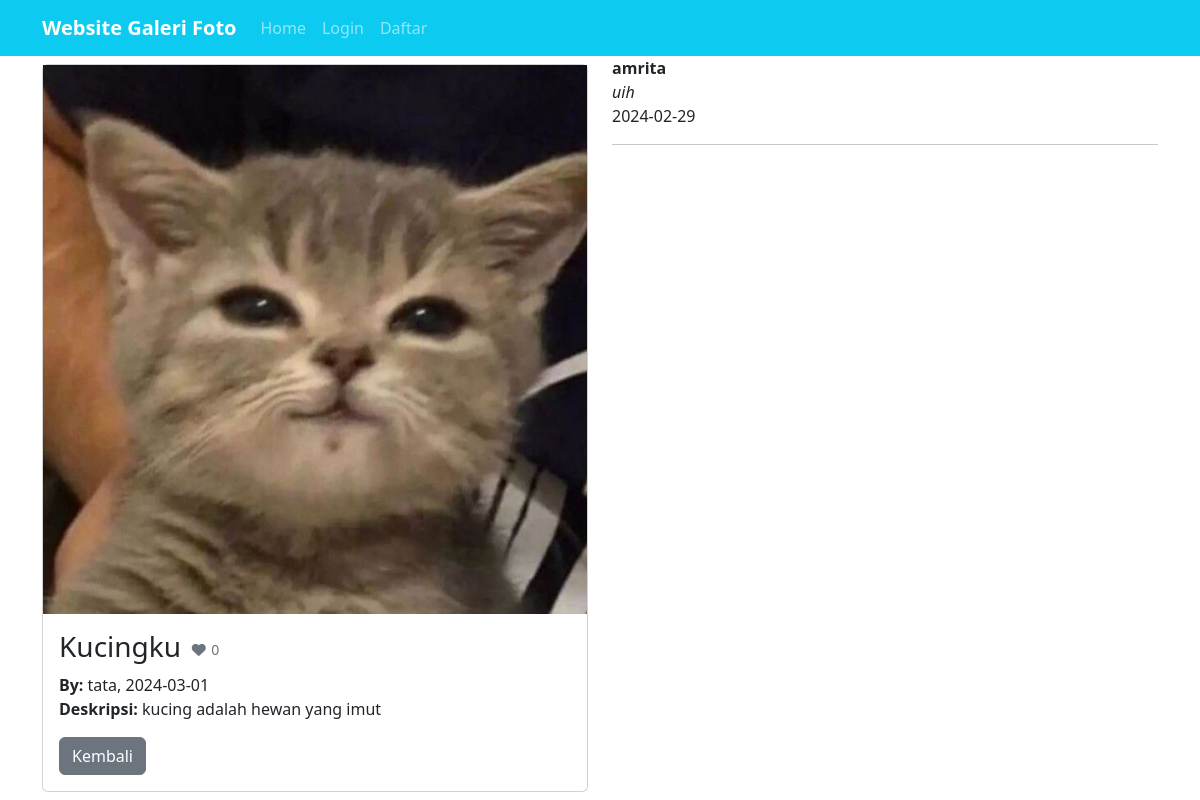
/?url=detail&&id=48, run on the app's committed database.
### tables this page shows
CREATE TABLE `foto` (
  `fotoid` int(11) NOT NULL,
  `judulfoto` varchar(255) NOT NULL,
  `deskripsifoto` text NOT NULL,
  `tanggalunggah` date NOT NULL,
  `lokasifile` varchar(255) NOT NULL,
  `albumid` int(11) NOT NULL,
  `userid` int(11) NOT NULL
);

CREATE TABLE `user` (
  `userid` int(11) NOT NULL,
  `username` varchar(255) NOT NULL,
  `password` varchar(255) NOT NULL,
  `email` varchar(255) NOT NULL,
  `namalengkap` varchar(255) NOT NULL,
  `alamat` text NOT NULL
);

CREATE TABLE `komentarfoto` (
  `komentarid` int(11) NOT NULL,
  `fotoid` int(11) NOT NULL,
  `userid` int(11) NOT NULL,
  `isikomentar` text NOT NULL,
  `tanggalkomentar` date NOT NULL
);

### page/detail.php (the view, shortened to what this page needs)
<?php
$details=mysqli_query($conn, "SELECT * FROM foto INNER JOIN user ON foto.userid=user.userid WHERE foto.fotoid='$_GET[id]'");
$data=mysqli_fetch_array($details);
$likes=mysqli_num_rows(mysqli_query($conn, "SELECT * FROM likefoto WHERE fotoid='$_GET[id]'"));
$cek=mysqli_num_rows(mysqli_query($conn, "SELECT * FROM likefoto WHERE fotoid='$_GET[id]' AND userid='".@$_SESSION['userid']."'"));
?>
<div class="container">
    <div class="row">
        <div class="col-6 mt-2">
            <div class="card mb-2">
            <img src="uploads/<?= $data['lokasifile'] ?>" alt="<?= $data['judulfoto']?>" class="object-fit-cover">
            <div class="card-body">
            <h3 class="card-title"><?= $data['judulfoto'] ?><a href="<?php if(isset($_SESSION['userid'])){echo '?url=like&&id='.$data['fotoid'].'';}else{echo 'login.php';} ?>" class="btn btn-sm <?php if($cek==0){ echo "text-secondary"; }else{ echo "text-danger"; } ?>"><i class="fa-solid fa-fw fa-heart"></i> <?= $likes ?></a></h3
            <small class="text-muted mb-3"><strong>By:</strong> <?= $data['username'] ?>, <?= $data['tanggalunggah']?></small>
            <p><strong>Deskripsi:</strong> <?= $data['deskripsifoto']?></p>
            <form action="?url=detail" method="post">
                <div class="form-group d-flex flex-row">
                    <a href="?url=home" class="btn btn-secondary">Kembali</a>
                </div>
            </form>
            </div>
            </div>
        </div>
            <div class="col-6">
               <?php
                $komen=mysqli_query($conn, "SELECT * FROM komentarfoto INNER JOIN user ON komentarfoto.userid=user.userid INNER JOIN foto ON komentarfoto.fotoid=foto.fotoid WHERE komentarfoto.fotoid='$_GET[id]'");
               foreach($komen as $komens):
               ?>
               <p class="mb-0 fw-bold"><?= $komens['username'] ?></p>
               <p class="mb-0"><i><?= $komens['isikomentar'] ?></p></i>
               <p class="mb-0"><?= $komens['tanggalkomentar']?></p>
               <hr>
               <?php endforeach; ?>
</div>
    </div>
    </div>

### assets/css/style.css (style rules this page uses)
.container { width: 100%; margin: 0 auto; }
.container:after { content: ''; display: block; clear: both; }

### data on the page
foto: lokasifile (picture), judulfoto "Kucingku", userid.username "tata", tanggalunggah "2024-03-01", deskripsifoto "kucing adalah hewan yang imut"
komentarfoto: userid.username "amrita", isikomentar "uih", tanggalkomentar "2024-02-29"

### other printed values
$likes "0"
